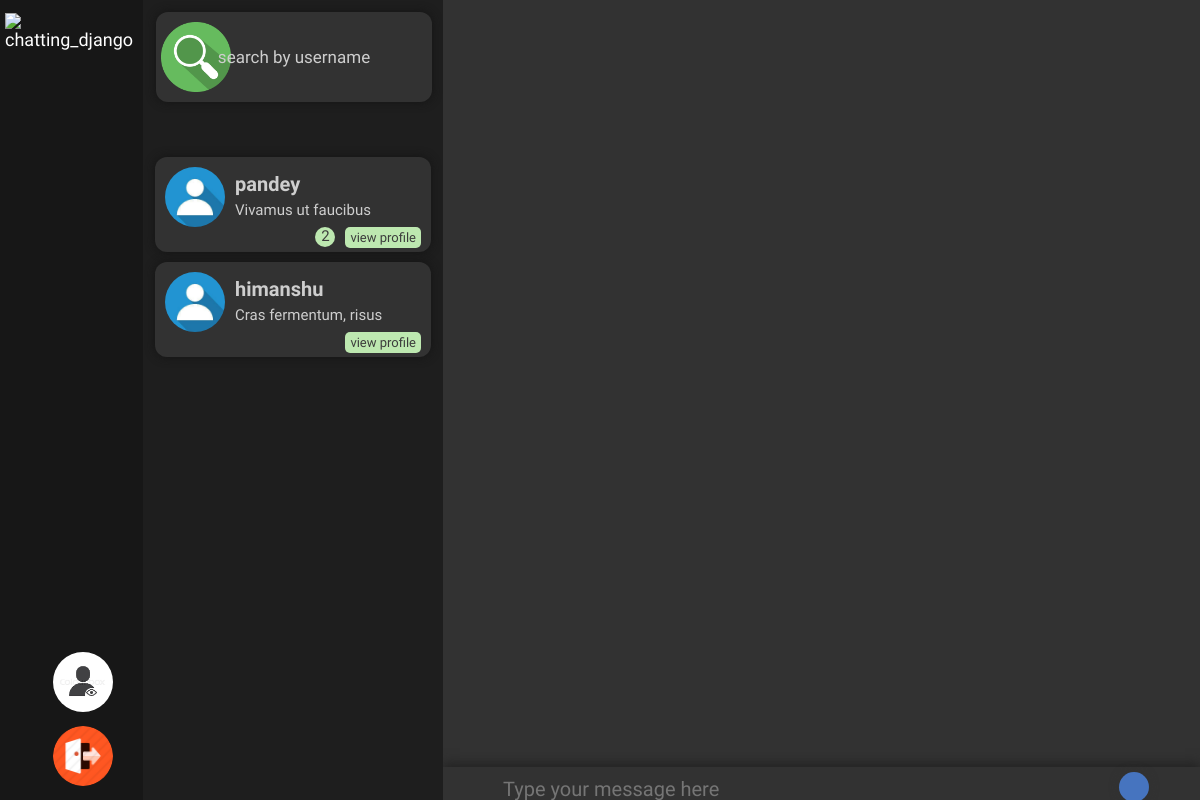
Before: /app/ (signed in) with the older database file.
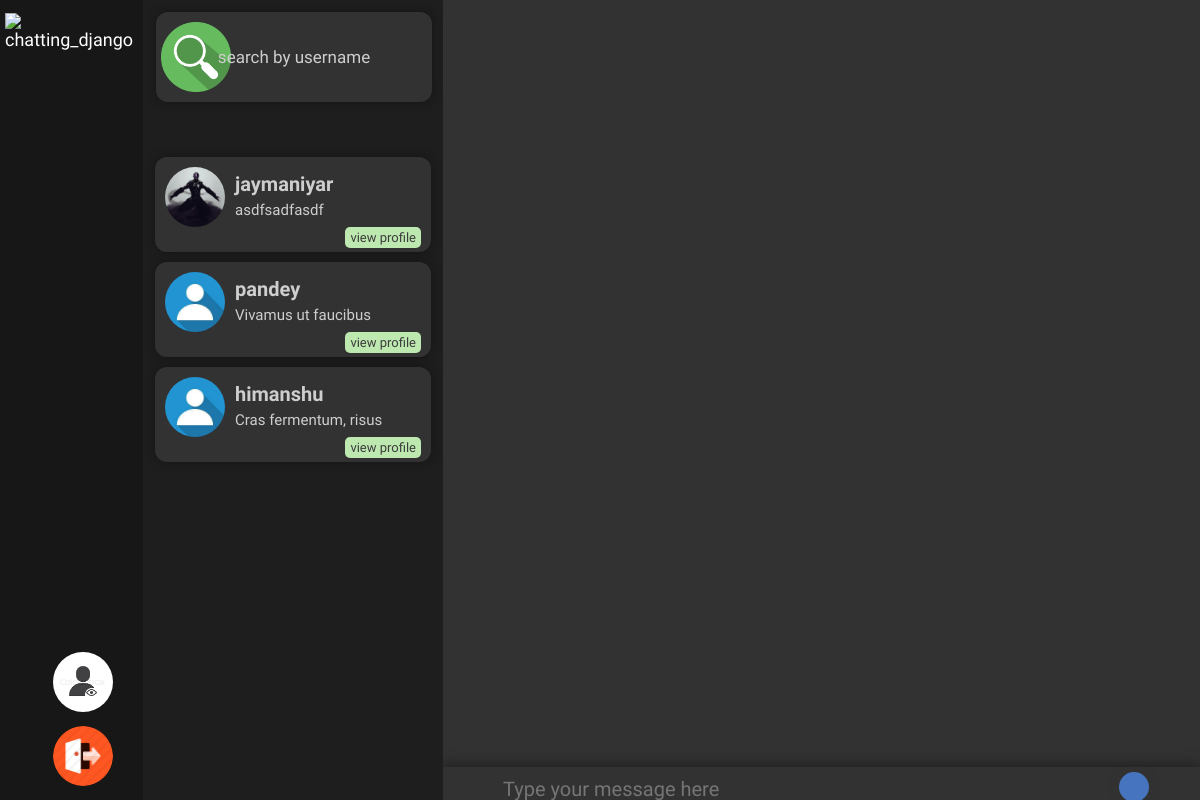
After: the same page with the newer database file.
### chatsDB/models.py (models this page shows, shortened)
class Contacts(models.Model):
	user = models.ForeignKey(User, on_delete=models.CASCADE, related_name="contacts")
	contact = models.ForeignKey(User,on_delete=models.CASCADE, related_name="inContactList")
	last_message = models.ForeignKey(Messages, null=True,blank=True,on_delete=models.SET_NULL)
	unread_messages = models.PositiveIntegerField(null=False, default=0, validators=[MinValueValidator(0)])

class Messages(models.Model):
	related_contact = models.ForeignKey('Contacts', on_delete=models.CASCADE, related_name="messages")
	message = models.TextField(null=False ,blank=False)
	date_created=models.DateTimeField(auto_now = True)
	read = models.BooleanField(default=False)
	delivered = models.BooleanField(default=False)
	class Meta:
		verbose_name="messages"

### chat/models.py (models this page shows, shortened)
class Profile(models.Model):
	profile_picture = models.ImageField(
							upload_to='userPofilePic',
							default='default.jpg'
						)
	status = models.CharField(max_length=100, default="no description")
	user = models.OneToOneField(User, on_delete=models.CASCADE)

### chat/views.py (the view)
# urls.py: path('',views.UserHome.as_view(), name='chat-userHome'),
class UserHome(LoginRequiredMixin, generic.View):
	template_name = 'chat/userHome.html'
	def get(self,*args,**kwargs):
		search_form = forms.searchForm()
		send_message_form = SendMessageForm()
		contacts_detail = chatsDBviews.getContactsDetail(self.request)
		context={
			"search":search_form,
			"send_message_form":send_message_form,
			"contacts":contacts_detail
		}
		return render(self.request,self.template_name,context)

### chat/forms.py
class searchForm(forms.Form):
    username = forms.CharField(label='',)
    def __init__(self,*args,**kwargs):
        super().__init__(*args,**kwargs)
        self.fields['username'].widget.attrs.update({
                 "placeholder":"search by username"
             })

### chatsDB/forms.py
class SendMessageForm(forms.ModelForm):
	message = forms.CharField(widget=forms.Textarea, label='')
	class Meta:
		fields=['message']
		model=Messages
	def __init__(self,*args,**kwargs):
		super().__init__(*args,**kwargs)
		self.fields['message'].widget.attrs.update({
				"class" : "hideScrollBar" ,
				"row" : "1" ,
				"placeholder" :"Type your message here"
			})

### chatsDB/views.py (called while the page is built)
def getContactsDetail(request):
    contacts = Contacts.objects.filter(user=request.user).all()
    contacts = contacts.order_by('-last_message__date_created')
    return contacts

### chat/templates/chat/userHome.html (shortened to what this page needs)
{% extends 'chat/base.html' %}
{% load static %}
{% block addCss %}
	<link rel="stylesheet" type="text/css" href="{% static 'chat/userHome.css' %}">
	<link rel="stylesheet" type="text/css" href="{% static 'chat/userHomeNavBar.css' %}">
{% endblock addCss %}
{% block navLogo %}
	<li><a href="{% url 'chat-userHome' %}"><img src= "{% static 'chat/images/logo.png' %}" alt="chatting_django"></a></li>
{% endblock navLogo %}
{% block navLoginLogout %}
	<li><a href="{% url 'auth-logout' %}"><img src="{% static 'chat/images/logout.png' %}"></a></li>
{% endblock navLoginLogout %}
{% block body %}
	<div id="chatRoot" current-user="{{ request.user.username }}" current-chat-window="" get-message-url="{% url 'chatsDB-get' %}" check-new-message="{% url 'chatsDB-check' %}" profile-view-url="scout/" get-profile-picture='{% url "chatsDB-get-dp" %}'>
		<div class="hideScrollBar" id="sideBar" >
			<form novalidate id="searchInput" method="get" search-url="{% url 'chat-search-user' %}" >
				{{search}}
			</form>
			<div id="chats" class="sideBarContent">
				<ul></ul>
			</div>
			<div id="contacts" class="sideBarContent">
				<ul>
					{% for contact in contacts %}
						<li username="{{contact.contact.username}}" onclick="setCurrentChatWindow(event)"  class="addShadowSearch">
							<img src="{{ contact.contact.profile.profile_picture.url }}">
							<div class="outer">
								<h1>{{ contact.contact.username }}</h1>
								<p>{{ contact.last_message.message }}</p>
								<div class="inner">
									<a onclick="viewProfileClicked(event)" target="_blank" href="{% url 'chat-profile' username=contact.contact.username %}">view profile</a>
									{% if contact.unread_messages %}
										<p>{{ contact.unread_messages }}</p>
									{% endif %}
								</div>
							</div>
						</li>
					{% endfor %}
				</ul>
			</div>
		</div>
		<div id='messageArea'>
			<div id="messages" class="hideScrollBar">
				<ul class="hideScrollBar"></ul>
			</div>
			<div id="textareaHolder">
				<form novalidate id="messageTypeArea" send-to="{% url 'chatsDB-send' %}" >
					{{ send_message_form }}
					<button class="addShadow" type=submit></button>
				</form>
			</div>
		</div>
	</div>
{% endblock body %}

### chat/templates/chat/base.html (shortened to what this page needs)
{% load static %}
<!DOCTYPE html>
<html lang="en">
  <head>
    <link rel="stylesheet" type="text/css" href="{% static 'chat/base.css' %}">
    <link rel="stylesheet" href="{% static 'chat/NavBar.css' %}">
    {% block addCss %}{% endblock addCss %}
  </head>
  <body>
    <div id="AppRoot">
      <div id="navBar">
          <nav id="nav1">
            <ul>
              {% block navLogo %}{% endblock navLogo %}
            </ul>
          </nav>
          <nav id="nav2">
            <ul>
              <li><a href="{% url 'chat-profile-settings' %}"><img src="{% static 'chat/images/profile.png' %}" alt="profile"></a></li>
              {% block navLoginLogout %}{% endblock navLoginLogout %}
            </ul>
          </nav>
      </div>
      {% block body %}{% endblock body %}
    </div>
  </body>
</html>

### chat/static/chat/base.css (style rules this page uses)
* { margin: 0; padding: 0; }

### chat/static/chat/NavBar.css (style rules this page uses)
#navBar { padding-top: 8px; padding-left: 5px; padding-right: 5px; grid-area: navigationBar; display: grid; grid-template-areas: 'navigation navigation_'; }
nav { transition: all 0.4s ease-out 0s; }
#nav1 { grid-area: navigation; }
#nav2 { grid-area: navigation_; margin-left: auto; }
nav ul { display: flex; list-style: none; }
#nav1 ul { flex-flow: row wrap; }
#nav2 ul { flex-flow: row wrap; margin-right: 20px; }
nav ul li { text-decoration: none; font-size: 18px; font-family: Yanone Kaffeesatz; align-self: center; }
#nav1 ul li { padding: 20px 8px 20px 10px; }
#nav2 ul li { padding: 16px 20px 0px 5px; margin-top: 10px; margin-right: 10px; }
#nav2 ul li img { height: 40px; width: 40px; border-radius: 50%; }
nav ul li a { color: white; text-decoration: none; }
#nav1 ul li img { height: 40px; width: 40px; margin-top: 3px; margin-left: 5px; padding-right: 10px; }

### chat/static/chat/userHomeNavBar.css (style rules this page uses)
#navBar { grid-template-areas: "navigation" "navigation_"; padding:10px 0 0 0; height: 100vh; background-color:rgb(23,23,23); }
#nav2 { margin-top:auto; margin-bottom:10px; margin-right: 30px; }
#nav1 ul { flex-flow: column wrap; }
#nav2 ul { flex-flow: column wrap; justify-content: flex-end; margin:0; }
#nav1 ul li { padding:0; }
#nav2 ul li { padding:0; margin:0; margin-bottom:10px; }
#AppRoot div ul li img { height: 60px; width:60px; }

Changed rows visible on the page:
added Contacts: contact.profile.profile_picture (picture), contact.username "jaymaniyar", last_message.message "asdfsadfasdf"
changed Contacts "pandey": unread_messages "2" → (not shown)
